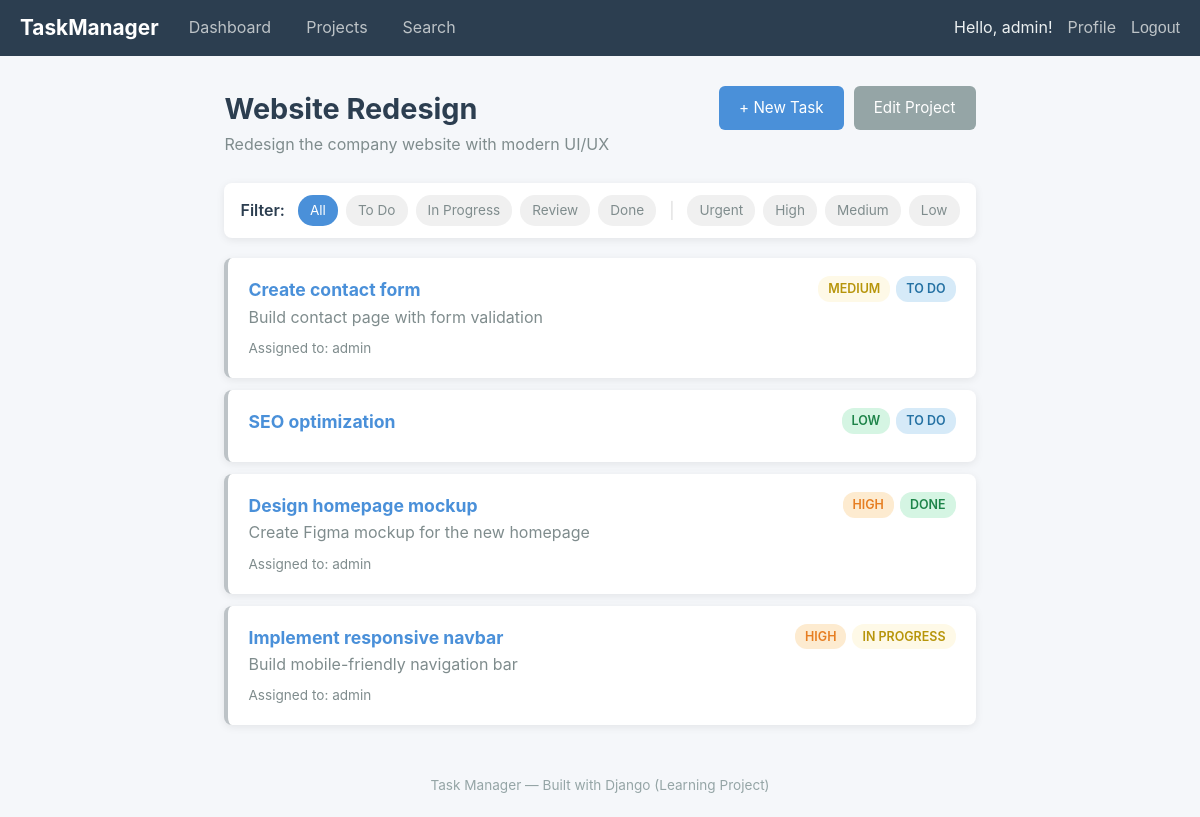
Screenshot of /projects/1/ (signed in) with the database file from the repository.
### tasks/models.py (models this page shows, shortened)
class Project(models.Model):
    name = models.CharField(max_length=200)
    description = models.TextField(blank=True)  # blank=True = optional in forms
    owner = models.ForeignKey(User, on_delete=models.CASCADE, related_name='projects')
    created_at = models.DateTimeField(auto_now_add=True)
    updated_at = models.DateTimeField(auto_now=True)
    class Meta:
        ordering = ['-created_at']

class Task(models.Model):
    STATUS_CHOICES = [
        ('todo', 'To Do'),
        ('in_progress', 'In Progress'),
        ('review', 'In Review'),
        ('done', 'Done'),
    ]
    PRIORITY_CHOICES = [
        ('low', 'Low'),
        ('medium', 'Medium'),
        ('high', 'High'),
        ('urgent', 'Urgent'),
    ]
    title = models.CharField(max_length=200)
    description = models.TextField(blank=True)
    status = models.CharField(max_length=20, choices=STATUS_CHOICES, default='todo')
    priority = models.CharField(max_length=20, choices=PRIORITY_CHOICES, default='medium')
    project = models.ForeignKey(Project, on_delete=models.CASCADE, related_name='tasks')
    assigned_to = models.ForeignKey(
        User,
        on_delete=models.SET_NULL,  # Don't delete task if user is deleted
        null=True,
        blank=True,
        related_name='assigned_tasks'
    )
    due_date = models.DateField(null=True, blank=True)
    created_at = models.DateTimeField(auto_now_add=True)
    updated_at = models.DateTimeField(auto_now=True)
    class Meta:
        ordering = ['-priority', 'due_date']
    @property
    def is_overdue(self):
        from django.utils import timezone
        if self.due_date and self.status != 'done':
            return self.due_date < timezone.now().date()
        return False

### tasks/views.py (the view)
# urls.py: path('projects/<int:pk>/', views.project_detail, name='project_detail'),
@login_required
def project_detail(request, pk):
    project = get_object_or_404(Project, pk=pk, owner=request.user)
    tasks = project.tasks.all()
    status_filter = request.GET.get('status')  # Like $request->query('status')
    if status_filter:
        tasks = tasks.filter(status=status_filter)
    priority_filter = request.GET.get('priority')
    if priority_filter:
        tasks = tasks.filter(priority=priority_filter)
    return render(request, 'tasks/project_detail.html', {
        'project': project,
        'tasks': tasks,
        'status_filter': status_filter,
        'priority_filter': priority_filter,
    })

### templates/tasks/project_detail.html (shortened to what this page needs)
{% extends 'base.html' %}
{% block content %}
<div class="content-header">
    <div>
        <h1>{{ project.name }}</h1>
        {% if project.description %}
        <p class="text-muted">{{ project.description }}</p>
        {% endif %}
    </div>
    <div class="header-actions">
        <a href="{% url 'task_create' project_pk=project.pk %}" class="btn btn-primary">+ New Task</a>
        <a href="{% url 'project_edit' pk=project.pk %}" class="btn btn-secondary">Edit Project</a>
    </div>
</div>
<div class="filter-bar">
    <span class="filter-label">Filter:</span>
    <a href="{% url 'project_detail' pk=project.pk %}"
       class="filter-btn {% if not status_filter and not priority_filter %}active{% endif %}">All</a>
    <a href="?status=todo" class="filter-btn {% if status_filter == 'todo' %}active{% endif %}">To Do</a>
    <a href="?status=in_progress" class="filter-btn {% if status_filter == 'in_progress' %}active{% endif %}">In Progress</a>
    <a href="?status=review" class="filter-btn {% if status_filter == 'review' %}active{% endif %}">Review</a>
    <a href="?status=done" class="filter-btn {% if status_filter == 'done' %}active{% endif %}">Done</a>
    <span class="filter-separator">|</span>
    <a href="?priority=urgent" class="filter-btn {% if priority_filter == 'urgent' %}active{% endif %}">Urgent</a>
    <a href="?priority=high" class="filter-btn {% if priority_filter == 'high' %}active{% endif %}">High</a>
    <a href="?priority=medium" class="filter-btn {% if priority_filter == 'medium' %}active{% endif %}">Medium</a>
    <a href="?priority=low" class="filter-btn {% if priority_filter == 'low' %}active{% endif %}">Low</a>
</div>
{% if tasks %}
<div class="task-list">
    {% for task in tasks %}
    <div class="task-card {% if task.is_overdue %}task-overdue{% endif %}">
        <div class="task-header">
            <a href="{% url 'task_detail' pk=task.pk %}">
                <h3>{{ task.title }}</h3>
            </a>
            <div class="task-badges">
                <span class="badge badge-{{ task.priority }}">{{ task.get_priority_display }}</span>
                <span class="badge badge-status-{{ task.status }}">{{ task.get_status_display }}</span>
            </div>
        </div>
        {% if task.description %}
        <p class="text-muted">{{ task.description|truncatewords:15 }}</p>
        {% endif %}
        <div class="task-meta">
            {% if task.assigned_to %}
            <span>Assigned to: {{ task.assigned_to.username }}</span>
            {% endif %}
        </div>
    </div>
    {% endfor %}
</div>
{% else %}
<div class="empty-state-large">
    <h2>No Tasks</h2>
    <p>{% if status_filter or priority_filter %}No tasks match this filter.{% else %}Add your first task to this project!{% endif %}</p>
    <a href="{% url 'task_create' project_pk=project.pk %}" class="btn btn-primary">Create Task</a>
</div>
{% endif %}
{% endblock %}

### templates/base.html (shortened to what this page needs)
{% load static %}
<!DOCTYPE html>
<html lang="en">
<head>
    <link rel="stylesheet" href="{% static 'css/style.css' %}">
</head>
<body>
    <nav class="navbar">
        <div class="nav-brand">
            <a href="{% url 'home' %}">TaskManager</a>
        </div>
        {% if user.is_authenticated %}
        <div class="nav-links">
            <a href="{% url 'dashboard' %}">Dashboard</a>
            <a href="{% url 'project_list' %}">Projects</a>
            <a href="{% url 'search' %}">Search</a>
        </div>
        <div class="nav-right">
            <span class="nav-user">Hello, {{ user.username }}!</span>
            <a href="{% url 'profile' %}">Profile</a>
            <form method="post" action="{% url 'logout' %}" class="inline-form">
                <button type="submit" class="btn-link">Logout</button>
            </form>
        </div>
        {% else %}
        <div class="nav-right">
            <a href="{% url 'login' %}">Login</a>
            <a href="{% url 'register' %}">Register</a>
        </div>
        {% endif %}
    </nav>
    <main class="container">
        {% block content %}{% endblock %}
    </main>
    <footer class="footer">
        <p>Task Manager &mdash; Built with Django (Learning Project)</p>
    </footer>
</body>
</html>

### static/css/style.css (style rules this page uses)
* { margin: 0; padding: 0; box-sizing: border-box; }
body { font-family: -apple-system, BlinkMacSystemFont, 'Segoe UI', Roboto, sans-serif; background-color: #f5f7fa; color: #333; line-height: 1.6; min-height: 100vh; display: flex; flex-direction: column; }
a { color: #4a90d9; text-decoration: none; }
.navbar { background: #2c3e50; color: white; padding: 0 20px; display: flex; align-items: center; height: 56px; gap: 20px; }
.nav-brand a { color: white; font-size: 1.3em; font-weight: bold; }
.nav-links { display: flex; gap: 15px; }
.nav-links a { color: #bdc3c7; padding: 5px 10px; border-radius: 4px; }
.nav-right { margin-left: auto; display: flex; align-items: center; gap: 15px; }
.nav-right a { color: #bdc3c7; }
.nav-user { color: #ecf0f1; }
.btn-link { background: none; border: none; color: #bdc3c7; cursor: pointer; font-size: 1em; padding: 0; }
.inline-form { display: inline; }
.container { max-width: 1100px; margin: 0 auto; padding: 30px 20px; flex: 1; }
.content-header { display: flex; justify-content: space-between; align-items: flex-start; margin-bottom: 25px; flex-wrap: wrap; gap: 15px; }
.content-header h1 { font-size: 1.8em; color: #2c3e50; }
.header-actions { display: flex; gap: 10px; }
.btn { display: inline-block; padding: 10px 20px; border: none; border-radius: 6px; cursor: pointer; font-size: 0.95em; text-decoration: none; transition: background 0.2s; }
.btn-primary { background: #4a90d9; color: white; }
.btn-secondary { background: #95a5a6; color: white; }
.task-list { display: flex; flex-direction: column; gap: 12px; }
.task-card { background: white; border-radius: 8px; padding: 18px 20px; box-shadow: 0 2px 8px rgba(0,0,0,0.08); border-left: 4px solid #bdc3c7; transition: transform 0.1s; }
.task-header { display: flex; justify-content: space-between; align-items: flex-start; gap: 10px; }
.task-header h3 { font-size: 1.1em; }
.task-badges { display: flex; gap: 6px; flex-shrink: 0; }
.task-meta { display: flex; gap: 20px; color: #7f8c8d; font-size: 0.85em; margin-top: 8px; }
.badge { display: inline-block; padding: 3px 10px; border-radius: 12px; font-size: 0.78em; font-weight: 600; text-transform: uppercase; }
.badge-low { background: #d5f5e3; color: #1e8449; }
.badge-medium { background: #fef9e7; color: #b7950b; }
.badge-high { background: #fdebd0; color: #e67e22; }
.badge-status-todo { background: #d6eaf8; color: #2471a3; }
.badge-status-in_progress { background: #fef9e7; color: #b7950b; }
.badge-status-done { background: #d5f5e3; color: #1e8449; }
.filter-bar { display: flex; align-items: center; gap: 8px; margin-bottom: 20px; flex-wrap: wrap; padding: 12px 16px; background: white; border-radius: 8px; box-shadow: 0 2px 8px rgba(0,0,0,0.08); }
.filter-label { font-weight: 600; color: #2c3e50; margin-right: 5px; }
.filter-btn { padding: 5px 12px; border-radius: 15px; font-size: 0.85em; color: #7f8c8d; background: #f0f0f0; }
.filter-btn.active { background: #4a90d9; color: white; }
.filter-separator { color: #ddd; margin: 0 5px; }
.text-muted { color: #7f8c8d; }
.footer { text-align: center; padding: 20px; color: #95a5a6; font-size: 0.85em; margin-top: auto; }

### rows the page displays
Project: name "Website Redesign", description "Redesign the company website with modern UI/UX"
Task: title "Create contact form", priority "MEDIUM", status "TO DO", description "Build contact page with form validation", assigned_to.username "admin"
Task: title "SEO optimization", priority "LOW", status "TO DO"
Task: title "Design homepage mockup", priority "HIGH", status "DONE", description "Create Figma mockup for the new homepage", assigned_to.username "admin"
Task: title "Implement responsive navbar", priority "HIGH", status "IN PROGRESS", description "Build mobile-friendly navigation bar", assigned_to.username "admin"

### other values shown
{{ user.username }} "admin"
